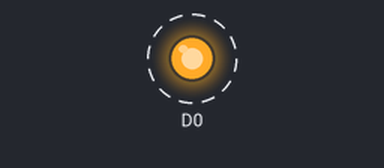
The sketch below on a simulated Arduino Zero (SAMD21). Shown: output pins drawn as LEDs (lit = HIGH). Dashed ring = blinking. What the sketch prints to the serial monitor is not drawn.

Above: at 0.09 s.
Timing chart, 0 to 3.0 s (numbered marks = the images above):
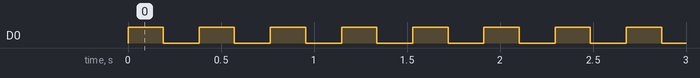

Measured:
- by itself, D0: alternates HIGH for 0.19 s and LOW for 0.19 s

The sketch:

analogOut.ino
```cpp
/**
 * Seeeduino XIAO
 * Link per installare la scheda
 * https://files.seeedstudio.com/arduino/package_seeeduino_boards_index.json
 */

void setup() {
  Serial.begin(9600);
  analogWriteResolution(10);
}

int a = 0;
float r = 0.0;

void loop() {
  a++;
  if (a >= 360) a = 0;
  r = (PI * (float)a) / 180.0f;
  float n = sin(r);
  Serial.println(n);

  int val = (int)(511.5 + 511.5 * n);

  analogWrite(0, val);
  delay(1);
}
```
